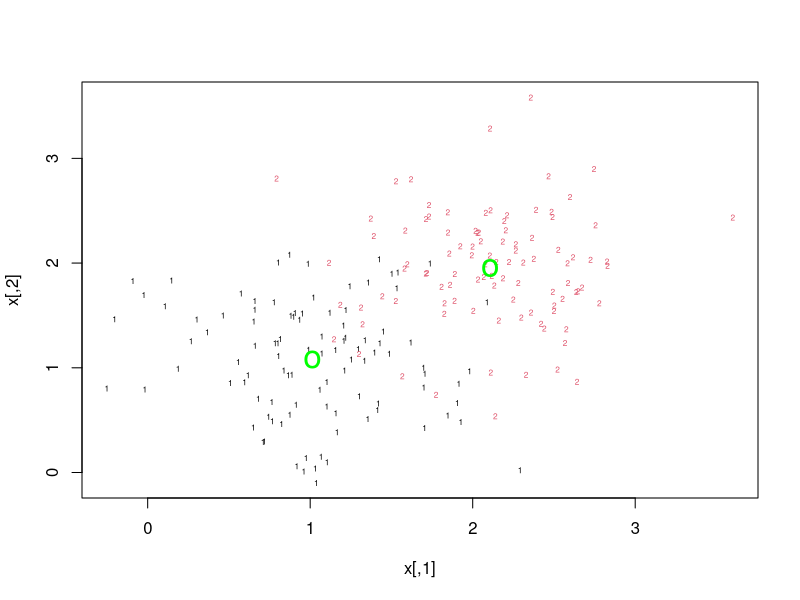

Recreate this plot in R.
############################################################
# kmeans.R:
# -------------------
# use the `builtin function` "kmeans" in R
#
############################################################
# license:
# --------
# Copyright (c) 2014 JackyCode
# Distributed under the [MIT License][MIT].
# [MIT]: http://www.opensource.org/licenses/mit-license.php
#
############################################################

x1 <- matrix(rnorm(500, 1, 0.5), 100, 5)
x2 <- matrix(rnorm(500, 2, 0.5), 100, 5)
x <- rbind(x1, x2)
clusters <- kmeans(x, 2)
clusters
plot(x, col=clusters$cluster, pch=as.character(clusters$cluster), cex=0.5)
points(clusters$centers, col='green', pch='o', cex = 2)